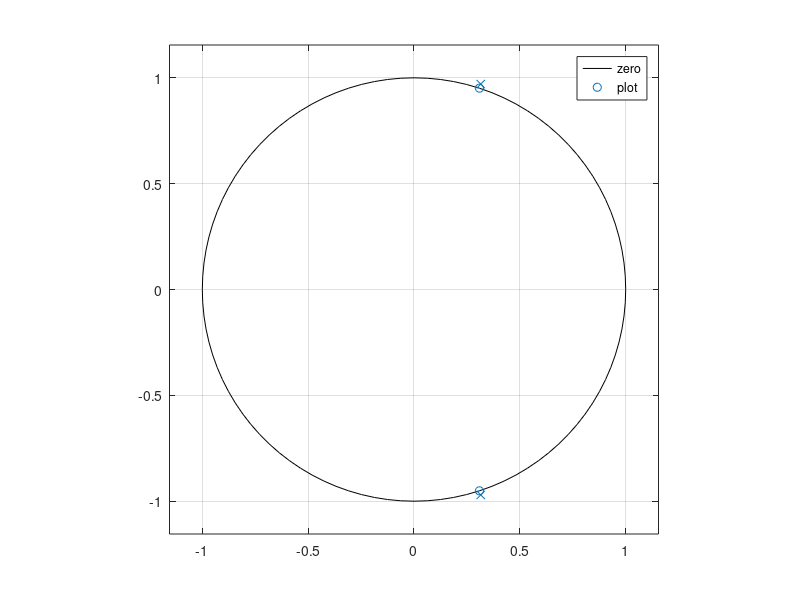
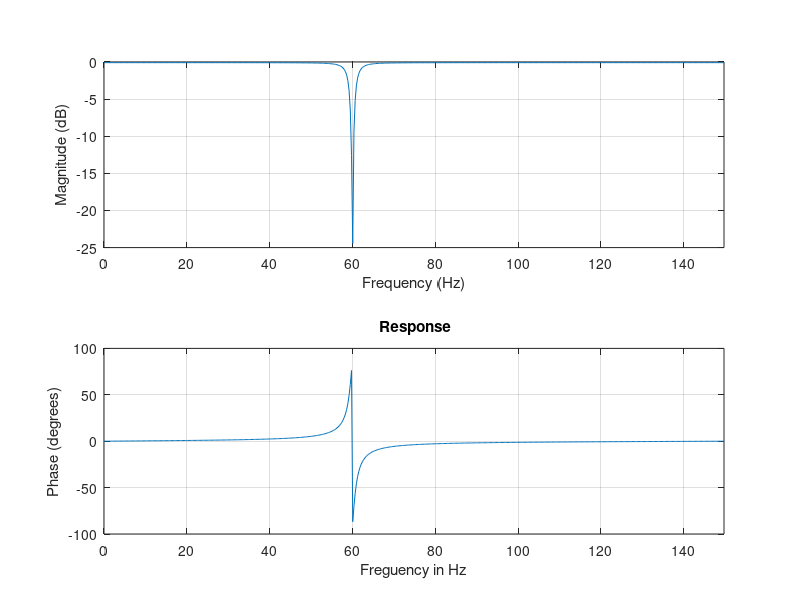
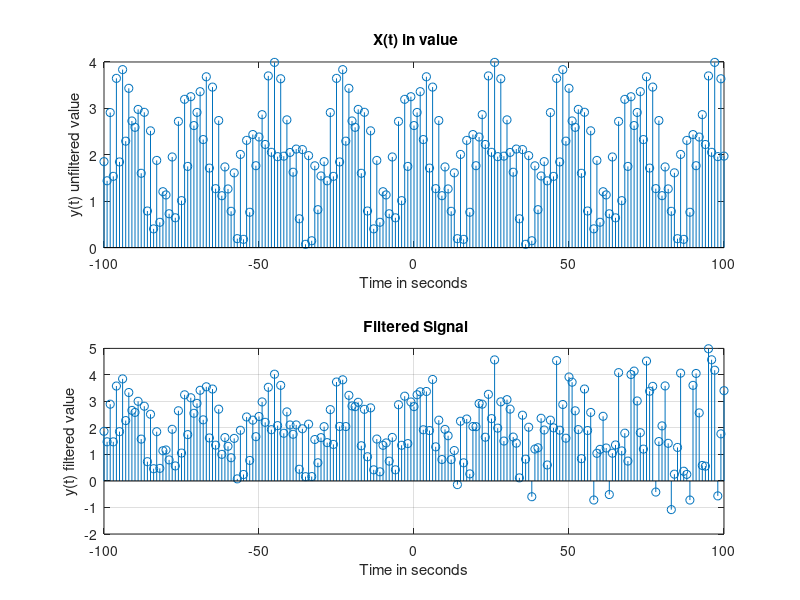

The MATLAB script that drew these images, in order:
%{
Integrantes
=========================
Gladys Arias 
Alexis Gavriel
Cristian Rivera 
Andres Vargas (Autor del código del ejercicio_5)
Fecha: Mayo 19, 2019.

Descripción del algoritmo
=========================
algoritmo: The main functionality of the algorithm is filter the specific 
frequencies required, in this case the frequencies to avoid is 60Hz this 
is implemented using a notch filter with two poles and two ceros.
----------------------Variables-------------------------------------
fo=  cut frequency = 60Hz
fs = Sampling Frequency 300Hz
bn = Equation ceros
an = Equation poles
t = time variation

----------------------Equations-------------------------------------
h(z)= (1-2cos(wn)*z^-1+2cos(wn)*z^-2)/(1-2cos(wn)*z^-1+2rcos(wn)*r^2*z^-2)
x = 2+cos(50*(t)+0.5)+sin(60*(t)-1/4); X equation in degrees
%}
function notch()
  t = -100:1:100 ; 
  x = 2+cos(50*(t)+0.5)+sin(60*(t)-1/4);
  fs=300;f0=60;
  g1 = 0.97;
  b0=1; 
  b1=-2*cos(2*pi*f0/fs);
  b2=1;
  r=0.98;
  a0=1;
  a1=-2*r*cos(2*pi*f0/fs)
  a2=r*r;
  b=[b2*g1,b1*g1,b0*g1];
  a=[a2,a1,a0];
  [h,w]=freqz(b,a);
  hf=abs(h);
  y = filter(b,a,x);
  figure(1)
  zplane(b,a);legend('zero','plot'); 
  grid on
  #Plot frequency response equation
  figure(2);
  freqz_plot(w*fs/(2*pi),h);
  title(' Response');
  xlabel('Freguency in Hz');
  grid on;
  #Plot y(t) filtered equation
  figure(3)
  subplot (2, 1, 1);
  stem(t,x);
  title(' X(t) in value');
  xlabel('Time in seconds');
  ylabel('y(t) unfiltered value');
  subplot (2, 1, 2);
  stem(t,y);
  title(' Filtered Signal');
  xlabel('Time in seconds');
  ylabel('y(t) filtered value');
  grid on;
 endfunction